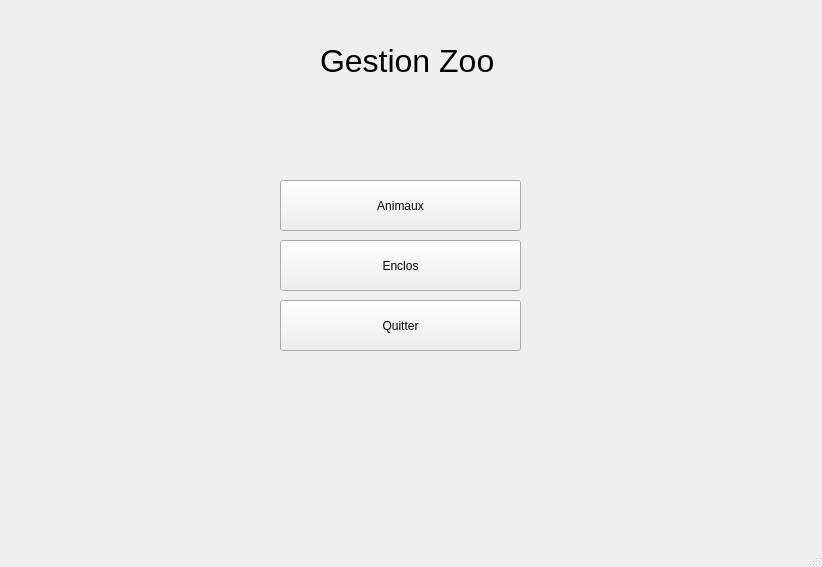
<?xml version="1.0" encoding="UTF-8"?>
<ui version="4.0">
 <class>MainWindow</class>
 <widget class="QMainWindow" name="MainWindow">
  <property name="geometry">
   <rect>
    <x>0</x>
    <y>0</y>
    <width>822</width>
    <height>567</height>
   </rect>
  </property>
  <property name="windowTitle">
   <string>MainWindow</string>
  </property>
  <widget class="QWidget" name="centralwidget">
   <widget class="QLabel" name="label">
    <property name="geometry">
     <rect>
      <x>320</x>
      <y>20</y>
      <width>241</width>
      <height>81</height>
     </rect>
    </property>
    <property name="font">
     <font>
      <pointsize>24</pointsize>
     </font>
    </property>
    <property name="text">
     <string>Gestion Zoo</string>
    </property>
   </widget>
   <widget class="QPushButton" name="pushButton_3">
    <property name="geometry">
     <rect>
      <x>280</x>
      <y>180</y>
      <width>241</width>
      <height>51</height>
     </rect>
    </property>
    <property name="text">
     <string>Animaux</string>
    </property>
   </widget>
   <widget class="QPushButton" name="pushButton_4">
    <property name="geometry">
     <rect>
      <x>280</x>
      <y>240</y>
      <width>241</width>
      <height>51</height>
     </rect>
    </property>
    <property name="text">
     <string>Enclos</string>
    </property>
   </widget>
   <widget class="QPushButton" name="pushButton_5">
    <property name="geometry">
     <rect>
      <x>280</x>
      <y>300</y>
      <width>241</width>
      <height>51</height>
     </rect>
    </property>
    <property name="text">
     <string>Quitter</string>
    </property>
   </widget>
  </widget>
  <widget class="QMenuBar" name="menubar">
   <property name="geometry">
    <rect>
     <x>0</x>
     <y>0</y>
     <width>822</width>
     <height>21</height>
    </rect>
   </property>
  </widget>
  <widget class="QStatusBar" name="statusbar"/>
 </widget>
 <resources/>
 <connections/>
</ui>
